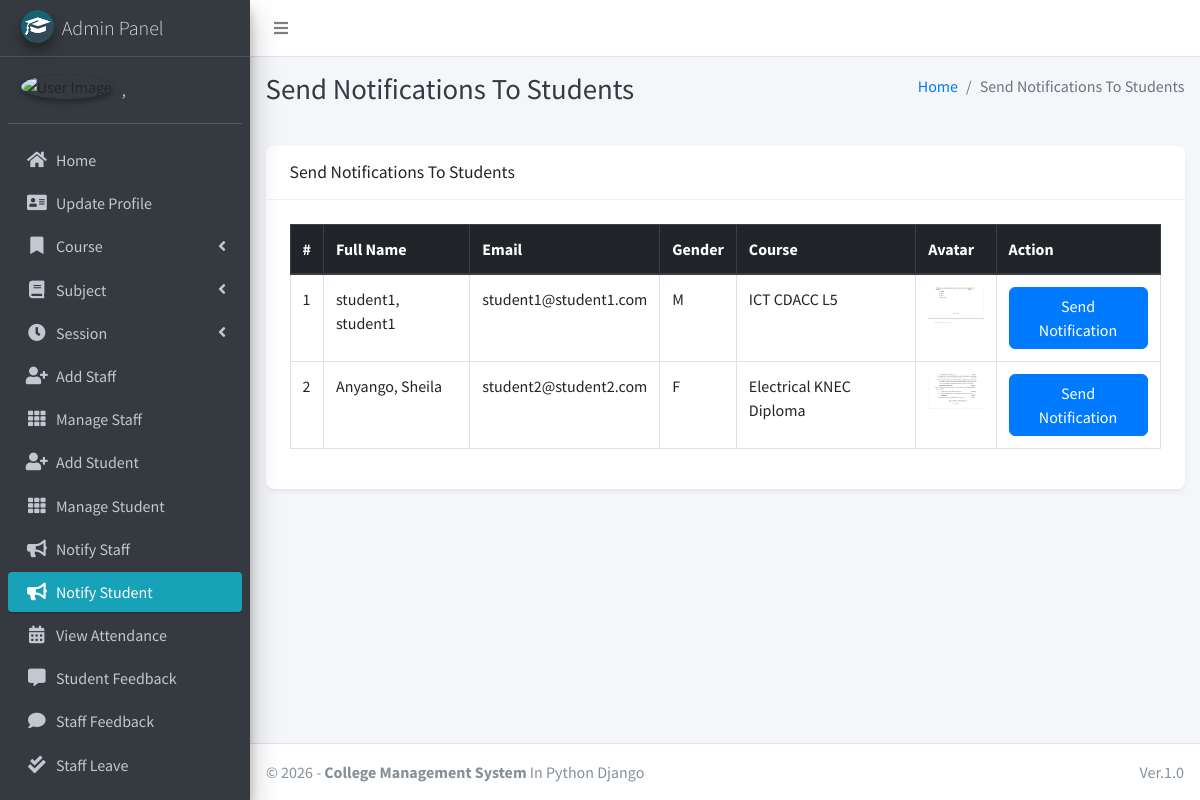
Page /admin_notify_student (signed in) on the committed database.
### main_app/models.py (models this page shows, shortened)
class CustomUser(AbstractUser):
    USER_TYPE = ((1, "HOD"), (2, "Staff"), (3, "Student"))
    GENDER = [("M", "Male"), ("F", "Female")]
    username = None  # Removed username, using email instead
    email = models.EmailField(unique=True)
    user_type = models.CharField(default=1, choices=USER_TYPE, max_length=1)
    gender = models.CharField(max_length=1, choices=GENDER)
    profile_pic = models.ImageField()
    address = models.TextField()
    fcm_token = models.TextField(default="")  # For firebase notifications
    created_at = models.DateTimeField(auto_now_add=True)
    updated_at = models.DateTimeField(auto_now=True)
    USERNAME_FIELD = "email"
    REQUIRED_FIELDS = []
    objects = CustomUserManager()
    def __str__(self):
        return self.last_name + ", " + self.first_name

class Student(models.Model):
    admin = models.OneToOneField(CustomUser, on_delete=models.CASCADE)
    course = models.ForeignKey(Course, on_delete=models.DO_NOTHING, null=True, blank=False)
    session = models.ForeignKey(Session, on_delete=models.DO_NOTHING, null=True)

class Course(models.Model):
    name = models.CharField(max_length=120)
    created_at = models.DateTimeField(auto_now_add=True)
    updated_at = models.DateTimeField(auto_now=True)

### main_app/hod_views.py (the view)
# urls.py: path("admin_notify_student", hod_views.admin_notify_student,
def admin_notify_student(request):
    student = CustomUser.objects.filter(user_type=3)
    context = {
        'page_title': "Send Notifications To Students",
        'students': student
    }
    return render(request, "hod_template/student_notification.html", context)

### main_app/templates/hod_template/student_notification.html (shortened to what this page needs)
{% extends 'main_app/base.html' %}
{% load static %}
{% block page_title %}{{page_title}}{% endblock page_title %}
{% block content %}
<section class="content">
    <div class="container-fluid">
        <div class="row">
            <div class="col-md-12">
                <div class="card">
                    <div class="card-header">
                        <h3 class="card-title">{{page_title}}</h3>
                    </div>
                    <div class="card-body">
                        <div class="table-responsive">
                            <table id="example2" class="table table-bordered table-hover">
                            <thead class="thead-dark">
                                <tr>
                                    <th>#</th>
                                    <th>Full Name</th>
                                    <th>Email</th>
                                    <th>Gender</th>
                                    <th>Course</th>
                                    <th>Avatar</th>
                                    <th>Action</th>
                                </tr>
                            </thead>
                            <tbody>
                                {% for student in students %}
                                <tr>
                                    <td>{{ forloop.counter }}</td>
                                    <td>{{student.last_name}}, {{student.first_name}}</td>
                                    <td>{{student.email}}</td>
                                    <td>{{student.gender}}</td>
                                    <td>{{student.student.course.name}}</td>
                                    <td>
                                        {% if student.profile_pic == ""  %}
                                        No Image
                                        {% else %}
                                        <img class="img img-fluid mb-2" height="56" width="56"
                                            src="{{student.profile_pic}}" alt="">
                                        {% endif %}
                                    </td>
                                    <td><button data-toggle = "modal" data-target = "#myModal"class="btn btn-primary show_notification" value="{{student.id}}">Send Notification</button>
                                    </td>
                                </tr>
                                {% endfor %}
                            </tbody>
                        </table>
                        </div>
                    </div>
                </div>
            </div>
        </div>
    </div>
</section>
{% endblock content %}

### main_app/templates/main_app/base.html (shortened to what this page needs)
{% load static %}
<!DOCTYPE html>
<html>
<head>
    <link rel="stylesheet" href="{% static 'plugins/fontawesome-free/css/all.min.css'%} ">
    <link rel="stylesheet" href="https://code.ionicframework.com/ionicons/2.0.1/css/ionicons.min.css">
    <link rel="stylesheet"
        href="{% static 'plugins/tempusdominus-bootstrap-4/css/tempusdominus-bootstrap-4.min.css'%} ">
    <link rel="stylesheet" href="{% static 'plugins/icheck-bootstrap/icheck-bootstrap.min.css'%} ">
    <link rel="stylesheet" href="{% static 'dist/css/adminlte.min.css'%} ">
    <link rel="stylesheet" href="{% static 'plugins/overlayScrollbars/css/OverlayScrollbars.min.css'%} ">
    <link rel="stylesheet" href="{% static 'plugins/daterangepicker/daterangepicker.css'%} ">
    <link rel="stylesheet" href="{% static 'css/custom.css'%}">
</head>
<body class="hold-transition sidebar-mini layout-fixed">
    <div class="wrapper">
        <nav class="main-header navbar navbar-expand navbar-white navbar-light">
            <ul class="navbar-nav">
                <li class="nav-item">
                    <a class="nav-link" data-widget="pushmenu" href="#"><i class="fas fa-bars"></i></a>
                </li>
            </ul>
        </nav>
        {% include "main_app/sidebar_template.html" with user=user %}
        <div class="content-wrapper">
            <div class="content-header">
                <div class="container-fluid">
                    <div class="row mb-2">
                        <div class="col-sm-6">
                            <h1 class="m-0 text-dark">{% block page_title %}{% endblock page_title %}</h1>
                        </div>
                        <div class="col-sm-6">
                            <ol class="breadcrumb float-sm-right">
                                <li class="breadcrumb-item"><a href="#">Home</a></li>
                                <li class="breadcrumb-item active">{{ page_title }}</li>
                            </ol>
                        </div>
                    </div>
                </div>
            </div>
<section class="content">
    <div class="container-fluid">
        <div class="row">
            <div class="col-md-12">
            </div></div></div></section>
            {% block content %}
            {% endblock content %}
        </div>
        {% include "main_app/footer.html" %}
    </div>
</body>
</html>

### main_app/templates/main_app/sidebar_template.html (shortened to what this page needs)
{% load static %}
<aside class="main-sidebar sidebar-dark-info elevation-4">
    {% if request.user.user_type == '1' %}
    <a href="{% url 'admin_home' %}" class="brand-link">
        <img src="{% static 'dist/img/cmsl.png' %} " alt="AdminLTE Logo"
            class="brand-image img-circle elevation-3" >
        <span class="brand-text font-weight-light">Admin Panel</span>
    </a>
    <div class="sidebar">
        <div class="user-panel mt-3 pb-3 mb-3 d-flex">
            <div class="image">
                <img src="{{ request.user.profile_pic}}" class="img-circle elevation-2" alt="User Image">
            </div>
            <div class="info">
                <a href="#" class="d-block">{{user}}</a>
            </div>
        </div>
        <nav class="mt-2">
            <ul class="nav nav-pills nav-sidebar flex-column" data-widget="treeview" role="menu" data-accordion="false">
                <li class="nav-item">
                    {% url 'admin_home' as admin_home %}
                    <a href="{{admin_home}}" class="nav-link {% if admin_home == request.path %} active {% endif %}">
                        <i class="nav-icon fas fa-home"></i>
                        <p>
                            Home
                        </p>
                    </a>
                </li>
                <li class="nav-item">
                    {% url 'admin_view_profile' as admin_view_profile %}
                    <a href="{{admin_view_profile}}"
                        class="nav-link {% if admin_view_profile == request.path %} active {% endif %}">
                        <i class="nav-icon fas fa-address-card"></i>
                        <p>
                            Update Profile
                        </p>
                    </a>
                </li>
                <li class="nav-item has-treeview">
                    <a href="#" class="nav-link">
                        <i class="nav-icon fas fa-bookmark"></i>
                        <p>
                            Course
                            <i class="fas fa-angle-left right"></i>
                        </p>
                    </a>
                </li>
                <li class="nav-item has-treeview">
                    <a href="#" class="nav-link">
                        <i class="nav-icon fas fa-book"></i>
                        <p>
                            Subject
                            <i class="fas fa-angle-left right"></i>
                        </p>
                    </a>
                </li>
                <li class="nav-item has-treeview">
                    <a href="#" class="nav-link">
                        <i class="nav-icon fas fa-clock"></i>
                        <p>
                            Session
                            <i class="fas fa-angle-left right"></i>
                        </p>
                    </a>
                </li>
                <li class="nav-item">
                    {% url 'add_staff' as add_staff %}
                    <a href="{{add_staff}}" class="nav-link {% if add_staff == request.path %} active {% endif %}">
                        <i class="nav-icon fas fa-user-plus"></i>
                        <p>
                            Add Staff
                        </p>
                    </a>
                </li>
                <li class="nav-item">
                    {% url 'manage_staff' as manage_staff %}
                    {% url 'edit_staff' staff_id as edit_staff %}
                    <a href="{{manage_staff}}"
                        class="nav-link {% if manage_staff == request.path or request.path == edit_staff %} active {% endif %}">
                        <i class="nav-icon fas fa-th"></i>
                        <p>
                            Manage Staff
                        </p>
                    </a>
                </li>
                <li class="nav-item">
                    {% url 'add_student' as add_student%}
                    <a href="{{add_student}}" class="nav-link  {% if add_student == request.path %} active {% endif %}">
                        <i class="nav-icon fas fa-user-plus"></i>
                        <p>
                            Add Student
                        </p>
                    </a>
                </li>
                <li class="nav-item">
                    {% url 'manage_student' as manage_student %}
                    {% url 'edit_student' student_id as edit_student %}
                    <a href="{{manage_student}}"
                        class="nav-link  {% if edit_student == request.path or manage_student == request.path %} active {% endif %}">
                        <i class="nav-icon fas fa-th"></i>
                        <p>
                            Manage Student
                        </p>
                    </a>
                </li>
                <li class="nav-item">
                    {% url 'admin_notify_staff' as admin_notify_staff %}
                    <a href="{{admin_notify_staff}}"
                        class="nav-link {% if admin_notify_staff == request.path %} active {% endif %}">
                        <i class="nav-icon fas fa-bullhorn"></i>
                        <p>
                            Notify Staff
                        </p>
                    </a>
                </li>
                <li class="nav-item">
                    {% url 'admin_notify_student' as admin_notify_student %}
                    <a href="{{admin_notify_student}}"
                        class="nav-link {% if admin_notify_student == request.path %} active {% endif %}">
                        <i class="nav-icon fas fa-bullhorn"></i>
                        <p>
                            Notify Student
                        </p>
                    </a>
                </li>
                <li class="nav-item">
                    {% url 'admin_view_attendance' as admin_view_attendance %}
                <li class="nav-item">
                    <a href="{{admin_view_attendance}}"
                        class="nav-link  {% if admin_view_attendance == request.path %} active {% endif %}">
                        <i class="nav-icon fas fa-calendar-alt"></i>
                        <p>
                            View Attendance
                        </p>
                    </a>
                </li>
                <li class="nav-item">
                    {% url 'student_feedback_message' as student_feedback_message %}
                    <a href="{{ student_feedback_message }}"
                        class="nav-link  {% if student_feedback_message == request.path %} active {% endif %}">
                        <i class="nav-icon fas fa-comment-alt"></i>
                        <p>
                            Student Feedback
                        </p>
                    </a>
                </li>
                <li class="nav-item">
                    {% url 'staff_feedback_message' as staff_feedback_message %}
                    <a href="{{staff_feedback_message}}"
                        class="nav-link   {% if staff_feedback_message == request.path %} active {% endif %}">
                        <i class="nav-icon fas fa-comment"></i>
                        <p>
                            Staff Feedback
                        </p>
                    </a>
                </li>
                <li class="nav-item">
                    {% url 'view_staff_leave' as view_staff_leave %}
                    <a href="{{view_staff_leave}}"
                        class="nav-link  {% if view_staff_leave == request.path %} active {% endif %}">
                        <i class="nav-icon fas fa-check-double"></i>
                        <p>
                            Staff Leave
                        </p>
                    </a>
                </li>
                <li class="nav-item">
                    {% url 'view_student_leave' as view_student_leave %}
                    <a href="{% url 'view_student_leave' %}"
                        class="nav-link  {% if view_student_leave == request.path %} active {% endif %}">
                    </a>
                </li>
                                        {% endif %}
                                    </ul>
                                </nav>
                            </div>
</aside>

### main_app/templates/main_app/footer.html
<footer class="main-footer">
    &copy; {% now "Y" %} - <strong>College Management System</strong>
    In Python Django
    <div class="float-right d-none d-sm-inline-block">
       Ver.1.0
    </div>
</footer>

### main_app/static/css/custom.css (style rules this page uses)
.card, .info-box, .small-box, .alert { border-radius: 8px !important; }
.btn { border-radius: 6px !important; transition: all 0.2s ease-in-out; }
.card { box-shadow: 0 4px 6px -1px rgba(0, 0, 0, 0.05), 0 2px 4px -1px rgba(0, 0, 0, 0.03) !important; border: none; }
.card-body { padding: 1.5rem !important; }
.card-header { padding: 1rem 1.5rem !important; border-bottom: 1px solid rgba(0,0,0,0.05); }

### rows in the picture
CustomUser: last_name+first_name ","
CustomUser: last_name "student1", first_name "student1", email "student1@student1.com", gender "M", student.course.name "ICT CDACC L5", shows a picture
CustomUser: last_name "Anyango", first_name "Sheila", email "student2@student2.com", gender "F", student.course.name "Electrical KNEC Diploma", shows a picture

### other values in the picture
{{ page_title }} "Send Notifications To Students"
